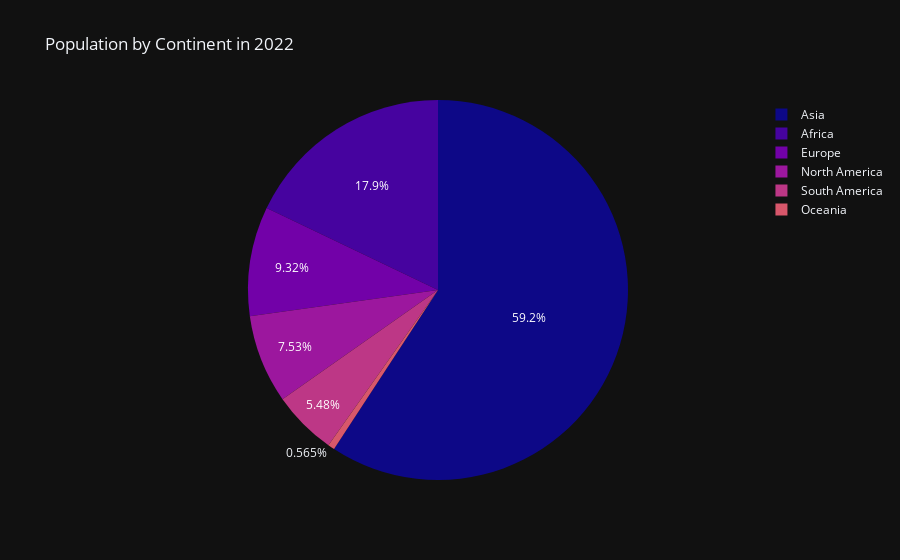

Notebook cell for this chart:
### Code cell
#Population by Continent in 2022
continent_population = df.groupby('Continent')['Population_2022'].sum().reset_index()

fig = px.pie(
    continent_population,
    names='Continent',
    values='Population_2022',
    title='Population by Continent in 2022',
    template='plotly_dark',
    color_discrete_sequence=px.colors.sequential.Plasma
)
fig.show()

### Figure 1 — Plotly figure (JSON) as saved in the notebook; plotly's stock layout.template omitted (floating-point values rounded to 4 significant figures)
{"data": [{"domain": {"x": [0, 1], "y": [0, 1]}, "hovertemplate": "Continent=%{label}<br>Population_2022=%{value}<extra></extra>", "labels": ["Africa", "Asia", "Europe", "North America", "Oceania", "South America"], "legendgroup": "", "name": "", "showlegend": true, "type": "pie", "values": [1426730932, 4721383274, 743147538, 600296136, 45038554, 436816608]}], "layout": {"legend": {"tracegroupgap": 0}, "piecolorway": ["#0d0887", "#46039f", "#7201a8", "#9c179e", "#bd3786", "#d8576b", "#ed7953", "#fb9f3a", "#fdca26", "#f0f921"], "title": {"text": "Population by Continent in 2022"}}}
